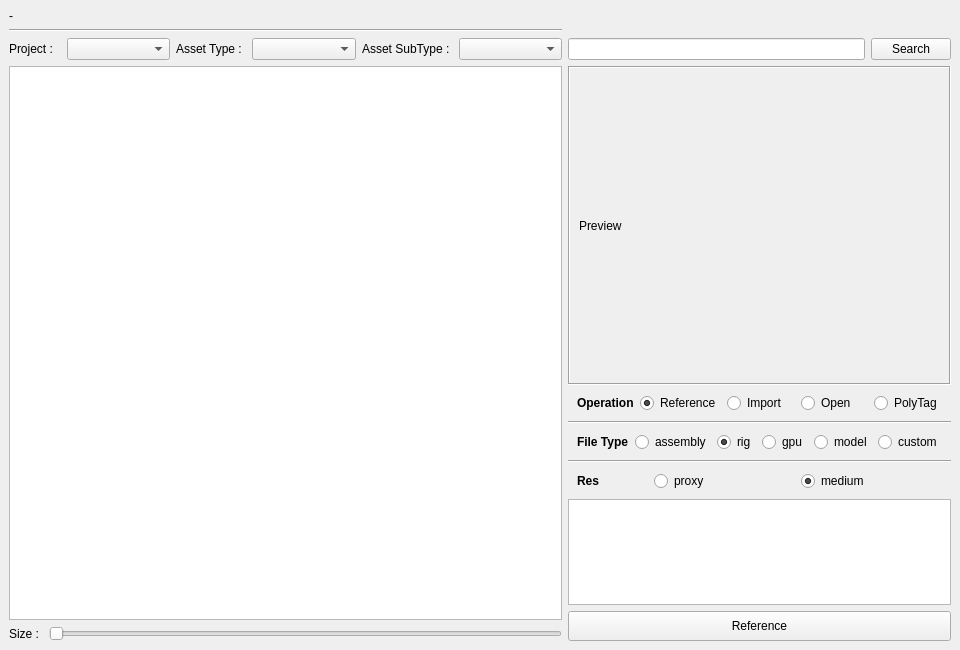
<?xml version="1.0" encoding="UTF-8"?>
<ui version="4.0">
 <class>RFLibrary</class>
 <widget class="QMainWindow" name="RFLibrary">
  <property name="geometry">
   <rect>
    <x>0</x>
    <y>0</y>
    <width>960</width>
    <height>650</height>
   </rect>
  </property>
  <property name="windowTitle">
   <string>MainWindow</string>
  </property>
  <widget class="QWidget" name="centralwidget">
   <layout class="QVBoxLayout" name="verticalLayout_4">
    <item>
     <layout class="QGridLayout" name="gridLayout_10" columnstretch="3,0">
      <item row="1" column="0">
       <widget class="Line" name="line_4">
        <property name="orientation">
         <enum>Qt::Horizontal</enum>
        </property>
       </widget>
      </item>
      <item row="0" column="0">
       <widget class="QLabel" name="logo_label">
        <property name="text">
         <string>-</string>
        </property>
       </widget>
      </item>
      <item row="2" column="0">
       <layout class="QGridLayout" name="gridLayout_2" columnstretch="1,2,1,2,1,2">
        <item row="0" column="1">
         <widget class="QComboBox" name="project_comboBox"/>
        </item>
        <item row="0" column="5">
         <widget class="QComboBox" name="subtype_comboBox"/>
        </item>
        <item row="0" column="4">
         <widget class="QLabel" name="label_3">
          <property name="text">
           <string>Asset SubType : </string>
          </property>
         </widget>
        </item>
        <item row="0" column="3">
         <widget class="QComboBox" name="type_comboBox"/>
        </item>
        <item row="0" column="0">
         <widget class="QLabel" name="label">
          <property name="text">
           <string>Project : </string>
          </property>
         </widget>
        </item>
        <item row="0" column="2">
         <widget class="QLabel" name="label_2">
          <property name="text">
           <string>Asset Type : </string>
          </property>
         </widget>
        </item>
       </layout>
      </item>
      <item row="2" column="1">
       <layout class="QHBoxLayout" name="horizontalLayout_2">
        <item>
         <widget class="QLineEdit" name="search_lineEdit">
          <property name="text">
           <string/>
          </property>
         </widget>
        </item>
        <item>
         <widget class="QPushButton" name="search_pushButton">
          <property name="text">
           <string>Search</string>
          </property>
         </widget>
        </item>
       </layout>
      </item>
      <item row="3" column="1">
       <layout class="QGridLayout" name="gridLayout_4" rowstretch="6,0,0,0,0,0,2,0,0,0,0,0,0,0">
        <item row="1" column="0">
         <widget class="QFrame" name="gridFrame_4">
          <layout class="QGridLayout" name="gridLayout_8" columnstretch="0,1,1,1,0">
           <property name="topMargin">
            <number>2</number>
           </property>
           <property name="bottomMargin">
            <number>2</number>
           </property>
           <item row="0" column="2">
            <widget class="QRadioButton" name="import_radioButton">
             <property name="text">
              <string>Import</string>
             </property>
            </widget>
           </item>
           <item row="0" column="3">
            <widget class="QRadioButton" name="open_radioButton">
             <property name="text">
              <string>Open</string>
             </property>
            </widget>
           </item>
           <item row="0" column="0">
            <widget class="QLabel" name="label_8">
             <property name="font">
              <font>
               <weight>75</weight>
               <bold>true</bold>
              </font>
             </property>
             <property name="text">
              <string>Operation</string>
             </property>
            </widget>
           </item>
           <item row="0" column="1">
            <widget class="QRadioButton" name="reference_radioButton">
             <property name="text">
              <string>Reference</string>
             </property>
             <property name="checked">
              <bool>true</bool>
             </property>
            </widget>
           </item>
           <item row="0" column="4">
            <widget class="QRadioButton" name="polytag_radioButton">
             <property name="text">
              <string>PolyTag</string>
             </property>
            </widget>
           </item>
          </layout>
         </widget>
        </item>
        <item row="5" column="0">
         <widget class="QFrame" name="gridFrame_5">
          <layout class="QGridLayout" name="gridLayout_7" columnstretch="1,2,2">
           <property name="topMargin">
            <number>2</number>
           </property>
           <property name="bottomMargin">
            <number>2</number>
           </property>
           <item row="0" column="1">
            <widget class="QRadioButton" name="pr_radioButton">
             <property name="text">
              <string>proxy</string>
             </property>
             <property name="checked">
              <bool>false</bool>
             </property>
            </widget>
           </item>
           <item row="0" column="2">
            <widget class="QRadioButton" name="md_radioButton">
             <property name="text">
              <string>medium</string>
             </property>
             <property name="checked">
              <bool>true</bool>
             </property>
            </widget>
           </item>
           <item row="0" column="0">
            <widget class="QLabel" name="label_7">
             <property name="font">
              <font>
               <weight>75</weight>
               <bold>true</bold>
              </font>
             </property>
             <property name="text">
              <string>Res</string>
             </property>
            </widget>
           </item>
          </layout>
         </widget>
        </item>
        <item row="3" column="0">
         <widget class="QFrame" name="gridFrame_3">
          <layout class="QGridLayout" name="gridLayout_6" columnstretch="1,1,1,1,1,1">
           <property name="topMargin">
            <number>2</number>
           </property>
           <property name="bottomMargin">
            <number>2</number>
           </property>
           <item row="0" column="2">
            <widget class="QRadioButton" name="rig_radioButton">
             <property name="text">
              <string>rig</string>
             </property>
             <property name="checked">
              <bool>true</bool>
             </property>
            </widget>
           </item>
           <item row="0" column="4">
            <widget class="QRadioButton" name="model_radioButton">
             <property name="text">
              <string>model</string>
             </property>
            </widget>
           </item>
           <item row="0" column="1">
            <widget class="QRadioButton" name="asm_radioButton">
             <property name="text">
              <string>assembly</string>
             </property>
             <property name="checked">
              <bool>false</bool>
             </property>
            </widget>
           </item>
           <item row="0" column="5">
            <widget class="QRadioButton" name="custom_radioButton">
             <property name="text">
              <string>custom</string>
             </property>
            </widget>
           </item>
           <item row="0" column="3">
            <widget class="QRadioButton" name="gpu_radioButton">
             <property name="text">
              <string>gpu</string>
             </property>
            </widget>
           </item>
           <item row="0" column="0">
            <widget class="QLabel" name="label_6">
             <property name="font">
              <font>
               <weight>75</weight>
               <bold>true</bold>
              </font>
             </property>
             <property name="text">
              <string>File Type</string>
             </property>
            </widget>
           </item>
          </layout>
         </widget>
        </item>
        <item row="6" column="0">
         <widget class="QListWidget" name="ref_listWidget"/>
        </item>
        <item row="0" column="0">
         <widget class="QFrame" name="frame">
          <property name="frameShape">
           <enum>QFrame::Box</enum>
          </property>
          <property name="frameShadow">
           <enum>QFrame::Sunken</enum>
          </property>
          <layout class="QVBoxLayout" name="verticalLayout_3">
           <item>
            <widget class="QLabel" name="preview_label">
             <property name="text">
              <string>Preview </string>
             </property>
            </widget>
           </item>
          </layout>
         </widget>
        </item>
        <item row="13" column="0">
         <widget class="QPushButton" name="command_pushButton">
          <property name="minimumSize">
           <size>
            <width>0</width>
            <height>30</height>
           </size>
          </property>
          <property name="text">
           <string>Reference</string>
          </property>
         </widget>
        </item>
        <item row="4" column="0">
         <widget class="Line" name="line_2">
          <property name="orientation">
           <enum>Qt::Horizontal</enum>
          </property>
         </widget>
        </item>
        <item row="2" column="0">
         <widget class="Line" name="line_3">
          <property name="orientation">
           <enum>Qt::Horizontal</enum>
          </property>
         </widget>
        </item>
       </layout>
      </item>
      <item row="3" column="0">
       <layout class="QVBoxLayout" name="verticalLayout_6">
        <item>
         <widget class="QListWidget" name="library_listWidget">
          <property name="movement">
           <enum>QListView::Static</enum>
          </property>
          <property name="viewMode">
           <enum>QListView::IconMode</enum>
          </property>
         </widget>
        </item>
        <item>
         <layout class="QHBoxLayout" name="horizontalLayout_7">
          <item>
           <widget class="QLabel" name="label_10">
            <property name="text">
             <string>Size : </string>
            </property>
           </widget>
          </item>
          <item>
           <widget class="QSlider" name="icon_horizontalSlider">
            <property name="minimum">
             <number>60</number>
            </property>
            <property name="maximum">
             <number>200</number>
            </property>
            <property name="singleStep">
             <number>10</number>
            </property>
            <property name="orientation">
             <enum>Qt::Horizontal</enum>
            </property>
           </widget>
          </item>
         </layout>
        </item>
       </layout>
      </item>
     </layout>
    </item>
   </layout>
  </widget>
  <widget class="QMenuBar" name="menubar">
   <property name="geometry">
    <rect>
     <x>0</x>
     <y>0</y>
     <width>960</width>
     <height>21</height>
    </rect>
   </property>
  </widget>
 </widget>
 <resources/>
 <connections/>
</ui>
